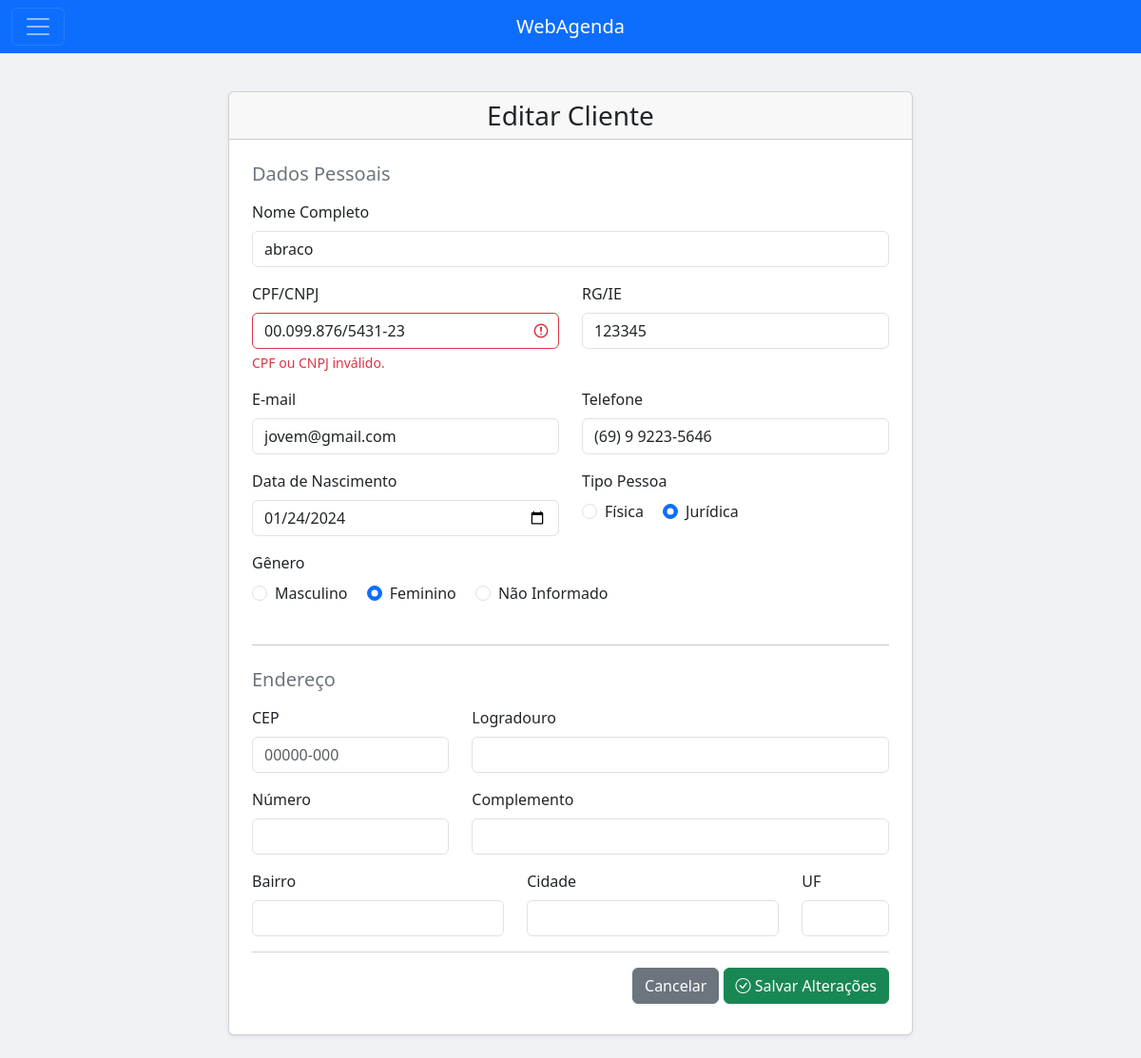
/Scripts/agenda.php?menuop=editarcliente&idcli=12 (signed in), run on an earlier commit of the app's database.
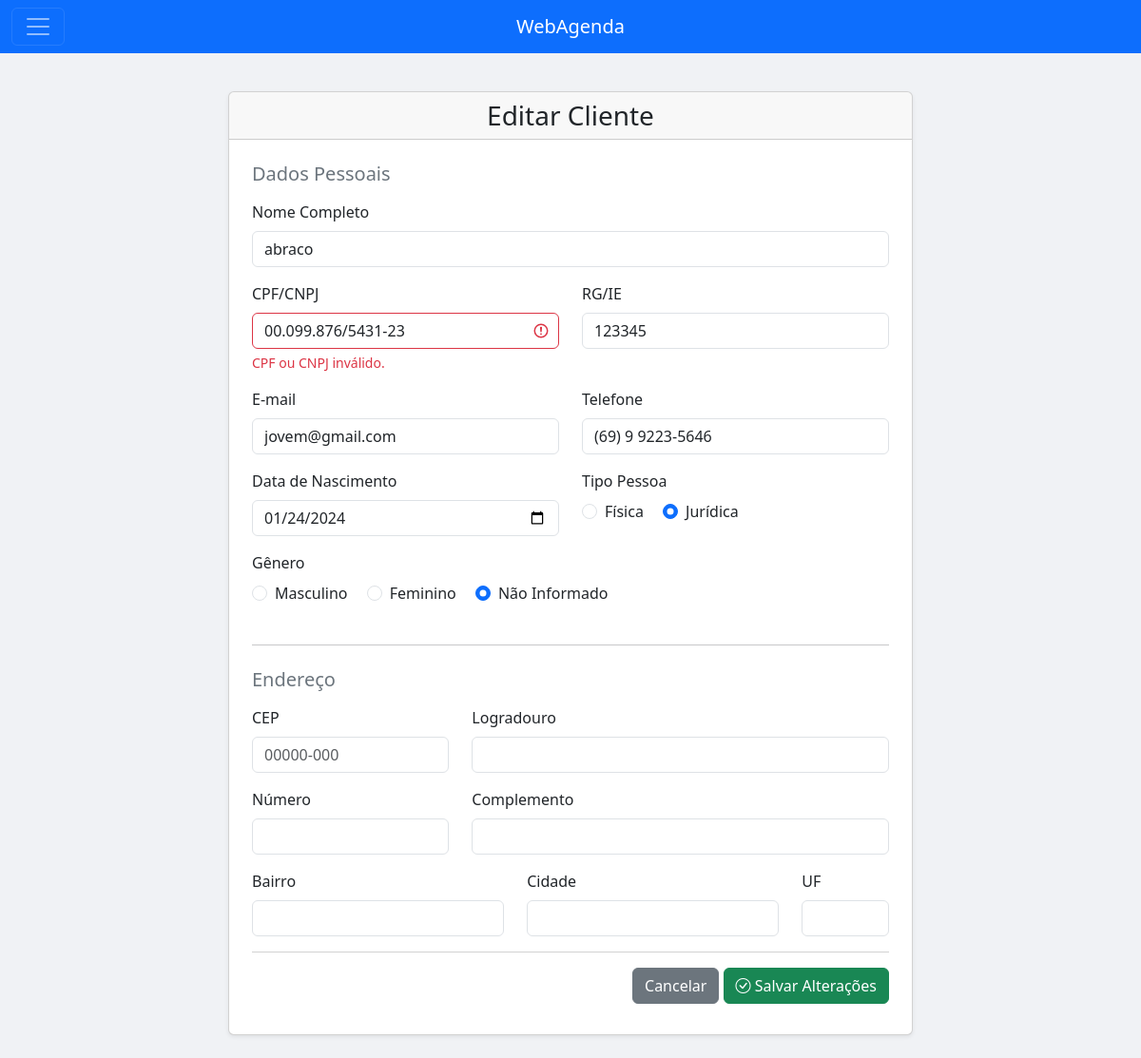
And on a later commit of the database.
### tables this page shows
CREATE TABLE IF NOT EXISTS `pessoas` (
  `id_pessoa` int NOT NULL AUTO_INCREMENT,
  `nome` varchar(100) NOT NULL,
  `cpfcnpj` varchar(20) NOT NULL,
  `rgie` varchar(20) DEFAULT NULL,
  `nasc` date DEFAULT NULL,
  `f_j` smallint DEFAULT NULL COMMENT '0-Pessoa Fisica, 1-Pessoa Juridica',
  `tipopessoa` smallint DEFAULT NULL COMMENT '0-Usuario, 1-Cliente, 2-Medico',
  `email` varchar(50) DEFAULT NULL,
  `telefone` varchar(50) DEFAULT NULL,
  `genero` char(1) DEFAULT NULL COMMENT 'M-Masculino, F-Feminino, N-Não Identificado',
  `excluido` tinyint(1) DEFAULT NULL,
  PRIMARY KEY (`id_pessoa`)
);

### Scripts/funcoes.php (called while the page is built, shortened)
<?php
function formatarCpfCnpj($numero) {
    $numero = preg_replace('/\D/', '', $numero);
    if (strlen($numero) === 11) {
        return preg_replace('/^(\d{3})(\d{3})(\d{3})(\d{2})$/', '$1.$2.$3-$4', $numero);
    } elseif (strlen($numero) === 14) {
        return preg_replace('/^(\d{2})(\d{3})(\d{3})(\d{4})(\d{2})$/', '$1.$2.$3/$4-$5', $numero);
    }
    return $numero;
}
function formatarTelefone($telefone) {
    $telefone = preg_replace('/\D/', '', $telefone);
    if (strlen($telefone) === 11) {
        return preg_replace('/^(\d{2})(\d{1})(\d{4})(\d{4})$/', '($1) $2 $3-$4', $telefone);
    } elseif (strlen($telefone) === 10) {
        return preg_replace('/^(\d{2})(\d{4})(\d{4})$/', '($1) $2-$3', $telefone);
    }
    return $telefone;
}
?>

### Scripts/editarcliente.php (the view, shortened to what the changed rows need)
<?php
include_once("conexao.php");
include_once("funcoes.php");
$errors = [];
$idcli = $_GET["idcli"] ?? null;
try {
    $sql = "SELECT p.*, e.rua, e.numero, e.bairro, e.cidade, e.uf, e.cep, e.complemento
            FROM pessoas p
            LEFT JOIN endereco e ON p.id_pessoa = e.id_pessoa
            WHERE p.id_pessoa = ?";
    $stmt = mysqli_prepare($conexao, $sql);
    mysqli_stmt_bind_param($stmt, 'i', $idcli);
    mysqli_stmt_execute($stmt);
    $dados = mysqli_fetch_assoc(mysqli_stmt_get_result($stmt));
} catch (Exception $e) {
    die("Erro: " . $e->getMessage());
}
?>
<!DOCTYPE html>
<html lang="pt-br">
<head>
    <link href="https://cdn.jsdelivr.net/npm/bootstrap@5.3.2/dist/css/bootstrap.min.css" rel="stylesheet">
    <link rel="stylesheet" href="https://cdn.jsdelivr.net/npm/bootstrap-icons@1.11.3/font/bootstrap-icons.min.css">
</head>
<body style="background-color: #f0f2f5;">
<div class="container my-4">
    <div class="row justify-content-center">
        <div class="col-12 col-lg-10 col-xl-8">
            <div class="card shadow-sm">
                <div class="card-header"><h3 class="text-center mb-0">Editar Cliente</h3></div>
                <div class="card-body p-4">
                    <form action="agenda.php?menuop=editarcliente&idcli=<?= (int)$idcli ?>" method="post" id="formEditarCliente">
                        <h5 class="mb-3 text-secondary">Dados Pessoais</h5>
                        <div class="row">
                            <div class="col-md-12 mb-3">
                                <label for="clinome" class="form-label">Nome Completo</label>
                                <input type="text" class="form-control <?= isset($errors['clinome']) ? 'is-invalid' : '' ?>" id="clinome" name="clinome" value="<?= htmlspecialchars($_POST['clinome'] ?? $dados["nome"]) ?>" required>
                            </div>
                            <div class="col-md-6 mb-3">
                                <label for="clicpfcnpj" class="form-label">CPF/CNPJ</label>
                                <input type="text" class="form-control <?= isset($errors['clicpfcnpj']) ? 'is-invalid' : '' ?>" id="clicpfcnpj" name="clicpfcnpj" value="<?= htmlspecialchars($_POST['clicpfcnpj'] ?? formatarCpfCnpj($dados["cpfcnpj"])) ?>" required maxlength="18">
                                <div class="invalid-feedback"><?= htmlspecialchars($errors['clicpfcnpj'] ?? 'CPF ou CNPJ inválido.') ?></div>
                            </div>
                            <div class="col-md-6 mb-3"><label for="clirgie" class="form-label">RG/IE</label><input type="text" class="form-control" id="clirgie" name="clirgie" value="<?= htmlspecialchars($_POST['clirgie'] ?? $dados["rgie"]) ?>"></div>
                            <div class="col-md-6 mb-3"><label for="cliemail" class="form-label">E-mail</label><input type="email" class="form-control" id="cliemail" name="cliemail" value="<?= htmlspecialchars($_POST['cliemail'] ?? $dados["email"]) ?>"></div>
                            <div class="col-md-6 mb-3"><label for="clitel" class="form-label">Telefone</label><input type="text" class="form-control" id="clitel" name="clitel" value="<?= htmlspecialchars($_POST['clitel'] ?? formatarTelefone($dados["telefone"])) ?>" maxlength="15"></div>
                            <div class="col-md-6 mb-3"><label for="clinasc" class="form-label">Data de Nascimento</label><input type="date" class="form-control" id="clinasc" name="clinasc" value="<?= htmlspecialchars($_POST['clinasc'] ?? $dados["nasc"]) ?>"></div>
                            <div class="col-md-6 mb-3"><label class="form-label d-block">Tipo Pessoa</label>
                                <div class="form-check form-check-inline"><input class="form-check-input" type="radio" id="pessoafisica" name="clitipo" value="0" <?php if(($_POST['clitipo'] ?? $dados["f_j"]) == 0) echo 'checked'; ?> required><label class="form-check-label" for="pessoafisica">Física</label></div>
                                <div class="form-check form-check-inline"><input class="form-check-input" type="radio" id="pessoajuridica" name="clitipo" value="1" <?php if(($_POST['clitipo'] ?? $dados["f_j"]) == 1) echo 'checked'; ?> required><label class="form-check-label" for="pessoajuridica">Jurídica</label></div>
                            </div>
                            <div class="col-md-12 mb-3"><label class="form-label d-block">Gênero</label>
                                <div class="form-check form-check-inline"><input class="form-check-input" type="radio" id="masculino" name="cligenero" value="M" <?php if(($_POST['cligenero'] ?? $dados["genero"]) == "M") echo 'checked'; ?> required><label class="form-check-label" for="masculino">Masculino</label></div>
                                <div class="form-check form-check-inline"><input class="form-check-input" type="radio" id="feminino" name="cligenero" value="F" <?php if(($_POST['cligenero'] ?? $dados["genero"]) == "F") echo 'checked'; ?> required><label class="form-check-label" for="feminino">Feminino</label></div>
                                <div class="form-check form-check-inline"><input class="form-check-input" type="radio" id="naoidentificado" name="cligenero" value="N" <?php if(($_POST['cligenero'] ?? $dados["genero"]) == "N") echo 'checked'; ?> required><label class="form-check-label" for="naoidentificado">Não Informado</label></div>
                            </div>
                        </div>
                        <hr class="my-4">
                        <h5 class="mb-3 text-secondary">Endereço</h5>
                        <div class="row">
                            <div class="col-md-4 mb-3"><label for="cep" class="form-label">CEP</label><input type="text" class="form-control" id="cep" name="cep" placeholder="00000-000" maxlength="9" value="<?= htmlspecialchars($_POST['cep'] ?? $dados['cep'] ?? '') ?>"></div>
                            <div class="col-md-8 mb-3"><label for="logradouro" class="form-label">Logradouro</label><input type="text" class="form-control" id="logradouro" name="logradouro" value="<?= htmlspecialchars($_POST['logradouro'] ?? $dados['rua'] ?? '') ?>"></div>
                        </div>
                        <div class="row">
                             <div class="col-md-4 mb-3"><label for="numero" class="form-label">Número</label><input type="text" class="form-control" id="numero" name="numero" value="<?= htmlspecialchars($_POST['numero'] ?? $dados['numero'] ?? '') ?>"></div>
                             <div class="col-md-8 mb-3"><label for="complemento" class="form-label">Complemento</label><input type="text" class="form-control" id="complemento" name="complemento" value="<?= htmlspecialchars($_POST['complemento'] ?? $dados['complemento'] ?? '') ?>"></div>
                        </div>
                         <div class="row">
                            <div class="col-md-5 mb-3"><label for="bairro" class="form-label">Bairro</label><input type="text" class="form-control" id="bairro" name="bairro" value="<?= htmlspecialchars($_POST['bairro'] ?? $dados['bairro'] ?? '') ?>"></div>
                             <div class="col-md-5 mb-3"><label for="cidade" class="form-label">Cidade</label><input type="text" class="form-control" id="cidade" name="cidade" value="<?= htmlspecialchars($_POST['cidade'] ?? $dados['cidade'] ?? '') ?>"></div>
                             <div class="col-md-2 mb-3"><label for="uf" class="form-label">UF</label><input type="text" class="form-control" id="uf" name="uf" maxlength="2" value="<?= htmlspecialchars($_POST['uf'] ?? $dados['uf'] ?? '') ?>"></div>
                        </div>
                        <div class="card-footer text-end bg-white px-0 pt-3">
                            <a href="agenda.php?menuop=clientes" class="btn btn-secondary">Cancelar</a>
                            <button type="submit" class="btn btn-success" name="atualizar">
                                <i class="bi bi-check-circle"></i> Salvar Alterações
                            </button>
                        </div>
                    </form>
                </div>
            </div>
        </div>
    </div>
</div>
</body>
</html>

What changed in the data, as far as the page shows it:
changed pessoas "abraco": genero "☑ Feminino" → "☐ Feminino"; genero "☐ Não Informado" → "☑ Não Informado"
